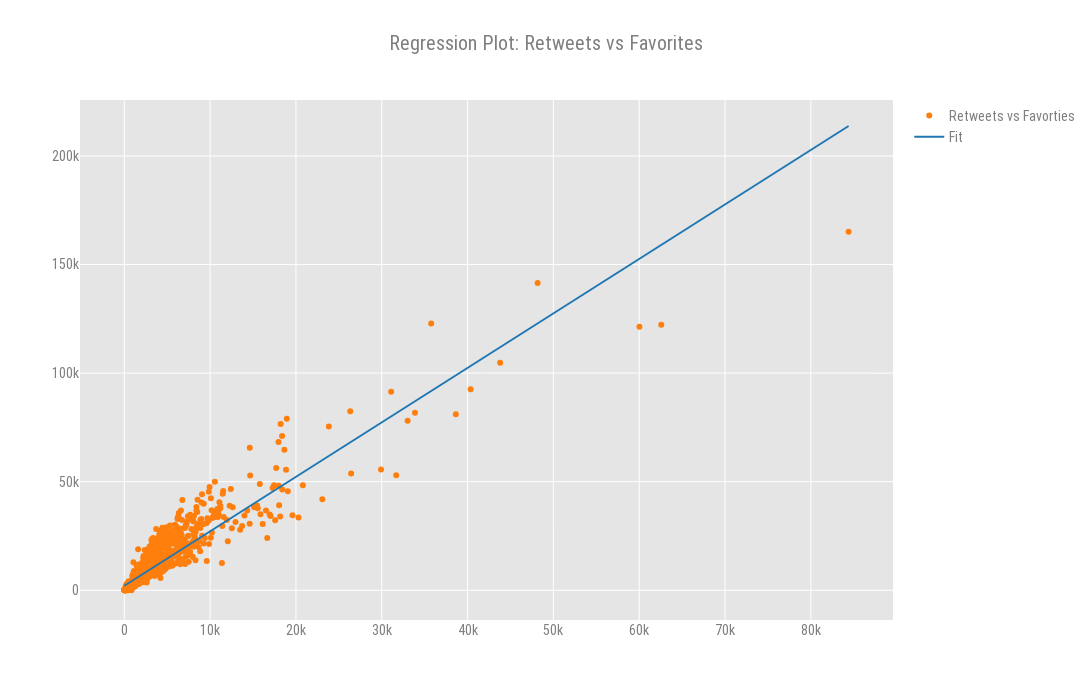

Source (notebook cell):
### Code cell
offline.iplot(fig)

### Figure 1 — Plotly figure (JSON) as saved in the notebook; plotly's stock layout.template omitted (floating-point values rounded to 4 significant figures; data arrays with more than 128 entries replaced by an {"elided": "..."} marker saying what was removed)
{"data": [{"marker": {"color": "rgb(255, 127, 14)"}, "mode": "markers", "name": "Retweets vs Favorties", "type": "scatter", "uid": "4880ca5a-d2f4-11e8-a404-4ccc6ad2cf77", "x": {"elided": "2005 int values"}, "y": {"elided": "2005 int values"}}, {"marker": {"color": "rgb(31, 119, 180)"}, "name": "Fit", "type": "scatter", "uid": "4880ca5b-d2f4-11e8-b058-4ccc6ad2cf77", "x": {"elided": "2005 int values"}, "y": {"elided": "2005 float values"}}], "layout": {"font": {"color": "#7f7f7f", "family": "Roboto Condensed", "size": 14}, "height": 700, "plot_bgcolor": "rgb(229, 229, 229)", "title": "Regression Plot: Retweets vs Favorites", "width": 1200, "xaxis": {"autorange": true, "gridcolor": "rgb(255,255,255)", "range": [-5104.0, 89510.0], "type": "linear", "zerolinecolor": "rgb(255,255,255)"}, "yaxis": {"autorange": true, "gridcolor": "rgb(255,255,255)", "range": [-13700.0, 225800.0], "type": "linear", "zerolinecolor": "rgb(255,255,255)"}}}
